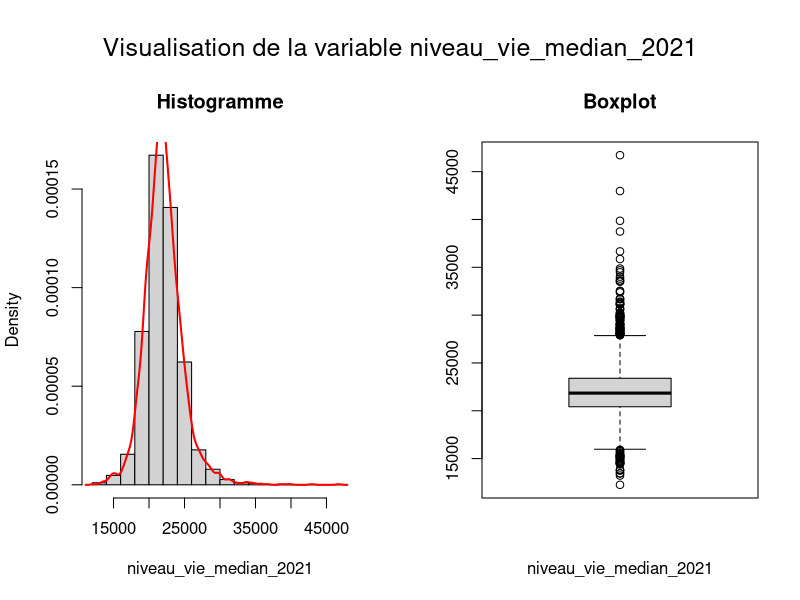

The R source for this figure:
## ---- chunk 1
dt <- read.csv(file='../../donnees/nettoyees/problematic_01.csv')
## ---- chunk 2
summary(dt)
## ---- chunk 3
makeVisualisation = function(dataframe_, colname_) {
    par(mfrow=c(1, 2), oma = c(0, 0, 3, 0))

    # Visualisation de l'Histogramme
    hist(dataframe_[[colname_]], probability=TRUE, main="Histogramme",xlab=colname_)
    lines(density(dataframe_[[colname_]], na.rm = TRUE), col = "red", lwd = 2)
    
    # Visualisation du Boxplot
    boxplot(dataframe_[[colname_]], main="Boxplot", xlab=colname_)
    mtext(paste("Visualisation de la variable", colname_), outer = TRUE, cex = 1.5)
}
## ---- chunk 4
makeVisualisation(dt, "niveau_vie_median_2021")
## ---- chunk 5
ls()
